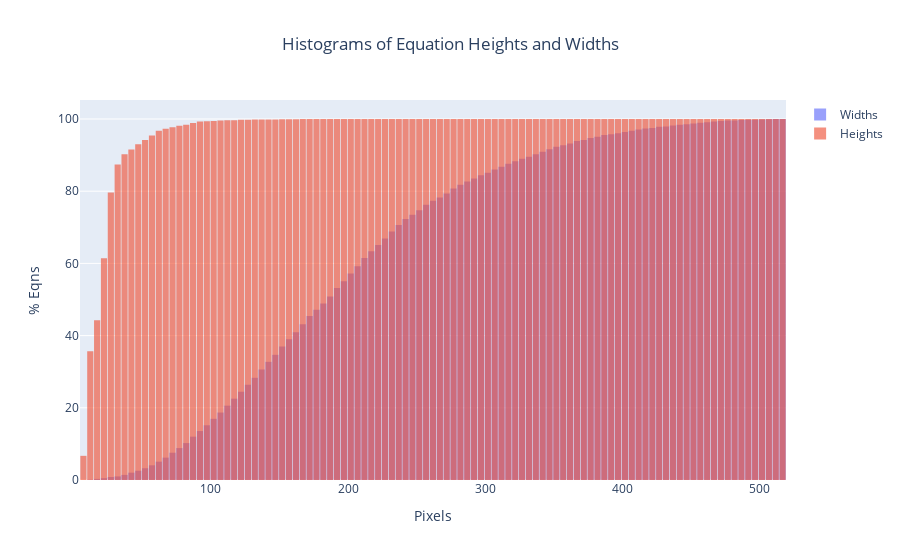
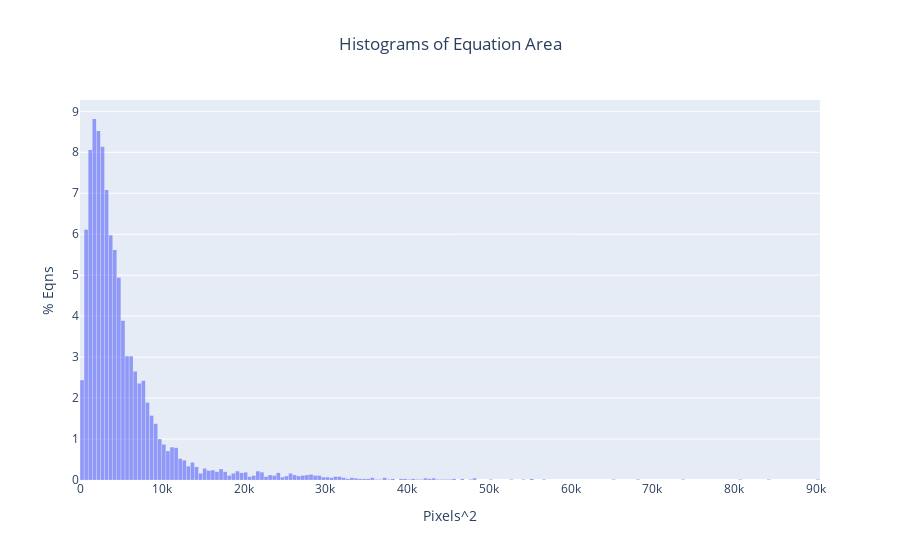

Notebook code for these charts, in order:
### Code cell
fig = go.Figure()
# fig.add_trace(go.Histogram(x=widths,bingroup=1,name="Widths"))
# fig.add_trace(go.Histogram(x=heights,bingroup=1,name="Heights"))
fig.add_trace(go.Histogram(x=papers_df["width"],bingroup=1,name="Widths", histnorm="percent",cumulative_enabled=True))
fig.add_trace(go.Histogram(x=papers_df["height"],bingroup=1,name="Heights", histnorm="percent",cumulative_enabled=True))

# Overlay both histograms
fig.update_layout(barmode='overlay')
# Reduce opacity to see both histograms
fig.update_traces(opacity=0.65)
fig.update_layout(
    title_x=0.5,
    title_text='Histograms of Equation Heights and Widths', # title of plot
    xaxis_title_text='Pixels', # xaxis label
    yaxis_title_text='% Eqns', # yaxis label
    bargap=0, # gap between bars of adjacent location coordinates
    bargroupgap=0.1 # gap between bars of the same location coordinates
)

fig.show()


papers_df['area'] = papers_df['height'] * papers_df['width']

fig = go.Figure()
# fig.add_trace(go.Histogram(x=widths,bingroup=1,name="Widths"))
# fig.add_trace(go.Histogram(x=heights,bingroup=1,name="Heights"))
fig.add_trace(go.Histogram(x=papers_df["area"],bingroup=1,name="Area", histnorm="percent"))

# Overlay both histograms
fig.update_layout(barmode='overlay')
# Reduce opacity to see both histograms
fig.update_traces(opacity=0.65)
fig.update_layout(
    title_x=0.5,
    title_text='Histograms of Equation Area', # title of plot
    xaxis_title_text='Pixels^2', # xaxis label
    yaxis_title_text='% Eqns', # yaxis label
    bargap=0, # gap between bars of adjacent location coordinates
    bargroupgap=0.1 # gap between bars of the same location coordinates
)

fig.show()

### Figure 1 — Plotly figure (JSON) as saved in the notebook; plotly's stock layout.template omitted (floating-point values rounded to 4 significant figures; data arrays with more than 128 entries replaced by an {"elided": "..."} marker saying what was removed)
{"data": [{"bingroup": "1", "cumulative": {"enabled": true}, "histnorm": "percent", "name": "Widths", "opacity": 0.65, "type": "histogram", "x": {"elided": "7512 int values"}}, {"bingroup": "1", "cumulative": {"enabled": true}, "histnorm": "percent", "name": "Heights", "opacity": 0.65, "type": "histogram", "x": {"elided": "7512 int values"}}], "layout": {"bargap": 0, "bargroupgap": 0.1, "barmode": "overlay", "title": {"text": "Histograms of Equation Heights and Widths", "x": 0.5}, "xaxis": {"title": {"text": "Pixels"}}, "yaxis": {"title": {"text": "% Eqns"}}}}

### Figure 2 — Plotly figure (JSON) as saved in the notebook; plotly's stock layout.template omitted (floating-point values rounded to 4 significant figures; data arrays with more than 128 entries replaced by an {"elided": "..."} marker saying what was removed)
{"data": [{"bingroup": "1", "histnorm": "percent", "name": "Area", "opacity": 0.65, "type": "histogram", "x": {"elided": "7512 int values"}}], "layout": {"bargap": 0, "bargroupgap": 0.1, "barmode": "overlay", "title": {"text": "Histograms of Equation Area", "x": 0.5}, "xaxis": {"title": {"text": "Pixels^2"}}, "yaxis": {"title": {"text": "% Eqns"}}}}
